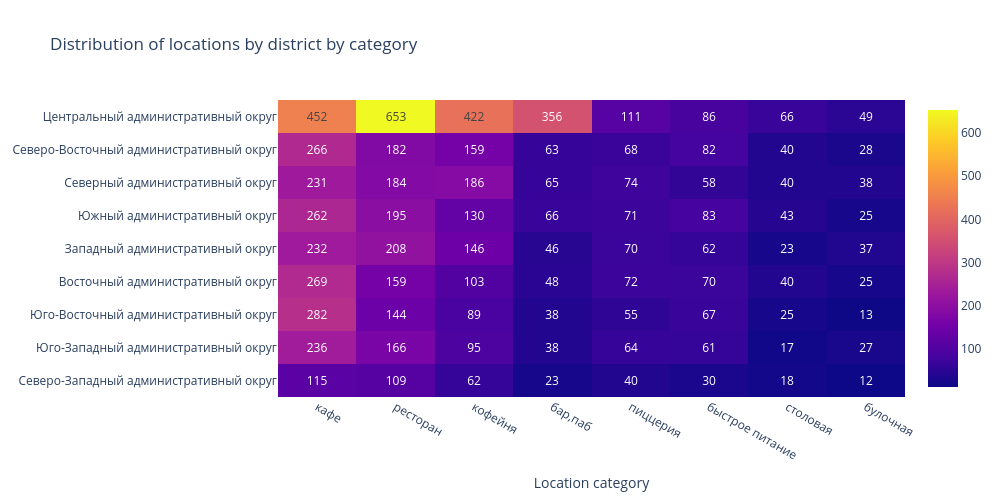

The notebook cell saved with this chart:
### Markdown cell above
### Расположение заведений

Вторым упражнением посмотрим на расположение этих заведений по улицам и районам; проверим, как это влияет на средний чек.

### Code cell
# Number of locations per category, per district
df_temp = (
    pd.pivot_table(
        data=df_places,
        index='district',
        columns='category',
        values='is_chain',
        aggfunc='count',
        margins=True,
    )
    .sort_values(by='All', axis=1, ascending=False)
    .reset_index()
    .rename_axis('index', axis=1)
    .assign(
        sort_key = lambda df: df.district == 'All',
    )
    .sort_values(['sort_key', 'All'], ascending=[True, False])
    .drop('sort_key', axis=1)
)

fig = px.imshow(
    df_temp.iloc[0: -1, 2: :],
    y=df_temp.iloc[0: -1, :].district,
    x=df_temp.iloc[0: -1, 2: :].columns,
    text_auto=True,
    aspect='auto',
    title='Distribution of locations by district by category',
    labels=dict(x='Location category'),
    width=FIG_WIDTH*100,
    height=FIG_HEIGHT*100,
    template='plotly_white'
)
fig.show()

### Figure 1 — Plotly figure (JSON) as saved in the notebook; plotly's stock layout.template omitted (floating-point values rounded to 4 significant figures)
{"data": [{"coloraxis": "coloraxis", "hovertemplate": "Location category: %{x}<br>y: %{y}<br>color: %{z}<extra></extra>", "name": "0", "texttemplate": "%{z}", "type": "heatmap", "x": ["кафе", "ресторан", "кофейня", "бар,паб", "пиццерия", "быстрое питание", "столовая", "булочная"], "xaxis": "x", "y": ["Центральный административный округ", "Северо-Восточный административный округ", "Северный административный округ", "Южный административный округ", "Западный административный округ", "Восточный административный округ", "Юго-Восточный административный округ", "Юго-Западный административный округ", "Северо-Западный административный округ"], "yaxis": "y", "z": [[452, 653, 422, 356, 111, 86, 66, 49], [266, 182, 159, 63, 68, 82, 40, 28], [231, 184, 186, 65, 74, 58, 40, 38], [262, 195, 130, 66, 71, 83, 43, 25], [232, 208, 146, 46, 70, 62, 23, 37], [269, 159, 103, 48, 72, 70, 40, 25], [282, 144, 89, 38, 55, 67, 25, 13], [236, 166, 95, 38, 64, 61, 17, 27], [115, 109, 62, 23, 40, 30, 18, 12]]}], "layout": {"coloraxis": {"colorscale": [[0, "#0d0887"], [0.1111, "#46039f"], [0.2222, "#7201a8"], [0.3333, "#9c179e"], [0.4444, "#bd3786"], [0.5556, "#d8576b"], [0.6667, "#ed7953"], [0.7778, "#fb9f3a"], [0.8889, "#fdca26"], [1, "#f0f921"]]}, "height": 500, "title": {"text": "Distribution of locations by district by category"}, "width": 1000, "xaxis": {"anchor": "y", "domain": [0, 1], "title": {"text": "Location category"}}, "yaxis": {"anchor": "x", "autorange": "reversed", "domain": [0, 1]}}}
